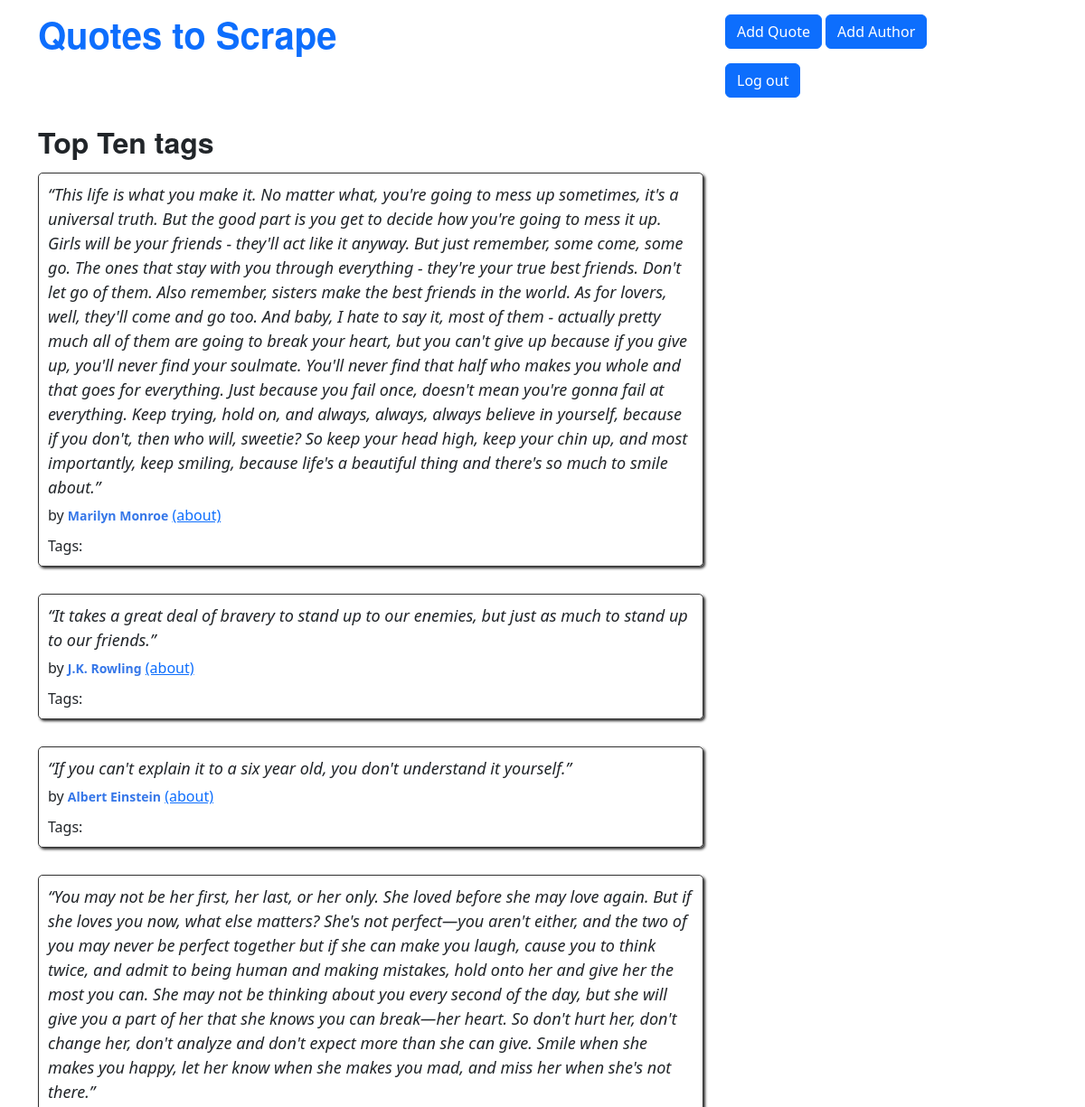
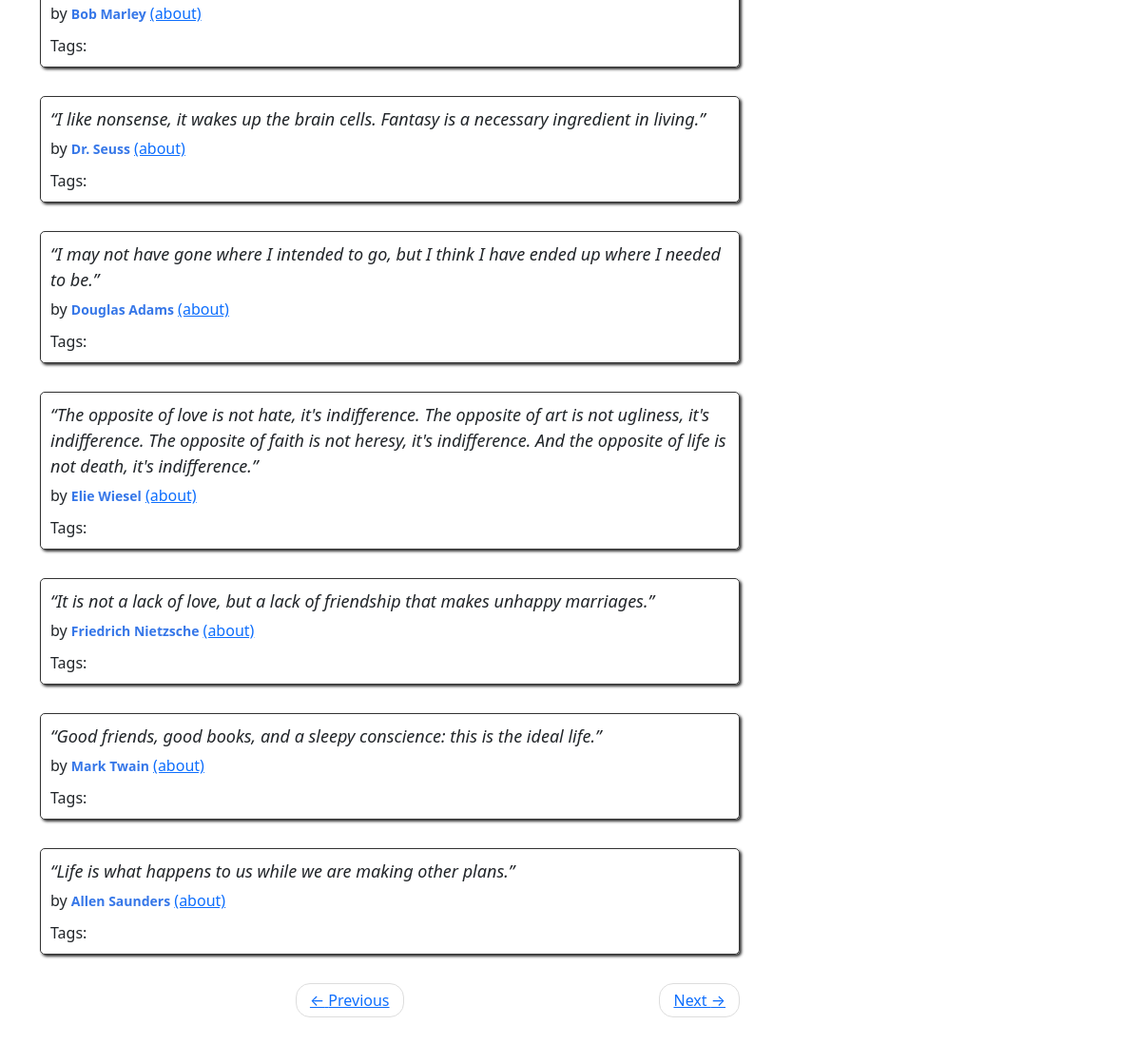
The page /2 (signed in) on the database its author committed (2 pictures, top to bottom).
### quotes/models.py (models this page shows, shortened)
class Quote(models.Model):
    quote = models.TextField()
    author = models.ForeignKey(Author, on_delete=models.CASCADE, default=None, null=True)
    created_at = models.DateTimeField(auto_now_add=True)

class Author(models.Model):
    fullname = models.CharField(max_length=50)
    born_date = models.CharField(max_length=50)
    born_location = models.CharField(max_length=150)
    description = models.TextField()
    created_at = models.DateTimeField(auto_now_add=True)
    user = models.ForeignKey(User, on_delete=models.CASCADE, default=1)

### quotes/views.py (the view)
# urls.py: path("", views.main, name="root"),
def main(request, page=1):
    quotes = Quote.objects.all().order_by('id')
    per_page = 10
    paginator = Paginator(quotes, per_page)
    quotes_on_page = paginator.page(page)
    return render(request, "quotes/index.html", context={"quotes": quotes_on_page, "quote": quotes})

### quotes/templates/quotes/index.html (shortened to what this page needs)
{% extends 'quotes/base.html' %}
{% block content %}
<div class="row">
    <div class="col-md-8">
    {% for quote in quotes %}
    <div class="quote" itemscope="" itemtype="http://schema.org/CreativeWork">
        <span class="text" itemprop="text">
            {{quote.quote}}
        </span>
         <span>by <small class="author" itemprop="author">{{ quote.author.fullname }}</small>
                <a href="/author/{{quote.author.id}}">(about)</a>
            </span>
        <div class="tags">
            Tags:
        </div>
    </div>
    {% endfor %}
    <nav>
        <ul class="pager">
            <li class="previous">
                <a class= "{% if not quotes.has_previous %} disabled {% endif %}"
                    href="{% if quotes.has_previous %} {% url 'quotes:root_paginate' quotes.previous_page_number %} {% else %} # {% endif %}">
                    <span aria-hidden="true">←</span> Previous</a>
            </li>
            <li class="next">
                <a class= "{% if not quotes.has_next %} disabled {% endif %}"
                href="{% if quotes.has_next %} {% url 'quotes:root_paginate' quotes.next_page_number %} {% else %} # {% endif %}">
                Next <span aria-hidden="true">→</span></a>
            </li>
        </ul>
    </nav>
</div>
{% endblock %}

### quotes/static/quotes/style.css (style rules this page uses)
.quote { padding: 10px; margin-bottom: 30px; border: 1px solid #333333; border-radius: 5px; box-shadow: 2px 2px 3px #333333; }
.quote span.text { display: block; margin-bottom: 5px; font-size: large; font-style: italic; }
.quote small.author { font-weight: bold; color: #3677E8; }
.quote .tags { margin-top: 10px; }
ul.pager { margin-bottom: 100px; }
.pager { padding-left: 0; margin: 22px 0; list-style: none; text-align: center; }
.pager li { display: inline; }
.pager .next>a, .pager .next>span { float: right; }
.pager li>a, .pager li>span { display: inline-block; padding: 5px 14px; background-color: #ffffff; border: 1px solid #dddddd; border-radius: 15px; }
* { -webkit-box-sizing: border-box; -moz-box-sizing: border-box; box-sizing: border-box; }

### rows shown on the page
Quote: quote "“This life is what you make it. No matter what, you're going to mess up sometimes, it's a universal truth. But the good part is you get to decide how you're going to mess it up. Girls will be your friends - they'll act like it anyway. But just remember, some come, some go. The ones that stay with you through everything - they're your true best friends. Don't let go of them. Also remember, sisters make the best friends in the world. As for lovers, well, they'll come and go too. And baby, I hate to say it, most of them - actually pretty much all of them are going to break your heart, but you can't give up because if you give up, you'll never find your soulmate. You'll never find that half who…", author.fullname "Marilyn Monroe"
Quote: quote "“It takes a great deal of bravery to stand up to our enemies, but just as much to stand up to our friends.”", author.fullname "J.K. Rowling"
Quote: quote "“If you can't explain it to a six year old, you don't understand it yourself.”", author.fullname "Albert Einstein"
Quote: quote "“You may not be her first, her last, or her only. She loved before she may love again. But if she loves you now, what else matters? She's not perfect—you aren't either, and the two of you may never be perfect together but if she can make you laugh, cause you to think twice, and admit to being human and making mistakes, hold onto her and give her the most you can. She may not be thinking about you every second of the day, but she will give you a part of her that she knows you can break—her heart. So don't hurt her, don't change her, don't analyze and don't expect more than she can give. Smile when she makes you happy, let her know when she makes you mad, and miss her when she's not there.”", author.fullname "Bob Marley"
Quote: quote "“I like nonsense, it wakes up the brain cells. Fantasy is a necessary ingredient in living.”", author.fullname "Dr. Seuss"
Quote: quote "“I may not have gone where I intended to go, but I think I have ended up where I needed to be.”", author.fullname "Douglas Adams"
Quote: quote "“The opposite of love is not hate, it's indifference. The opposite of art is not ugliness, it's indifference. The opposite of faith is not heresy, it's indifference. And the opposite of life is not death, it's indifference.”", author.fullname "Elie Wiesel"
Quote: quote "“It is not a lack of love, but a lack of friendship that makes unhappy marriages.”", author.fullname "Friedrich Nietzsche"
Quote: quote "“Good friends, good books, and a sleepy conscience: this is the ideal life.”", author.fullname "Mark Twain"
Quote: quote "“Life is what happens to us while we are making other plans.”", author.fullname "Allen Saunders"
